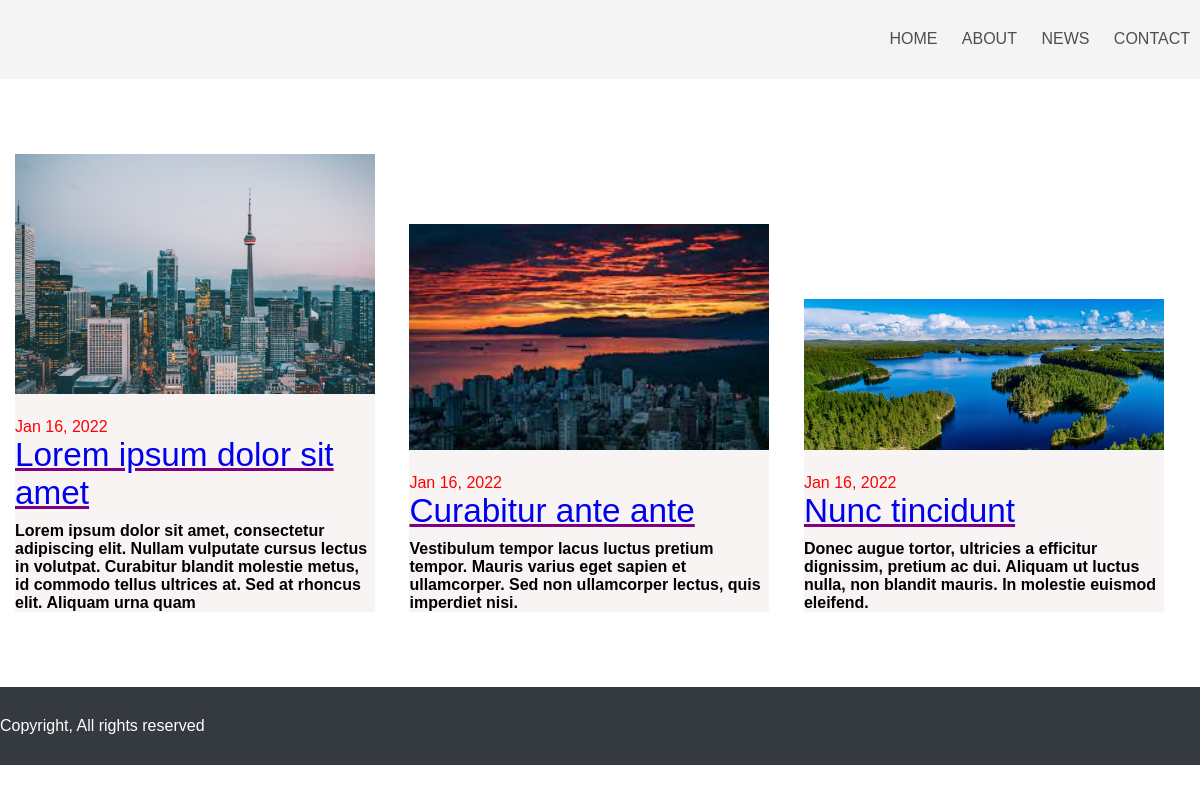
Page /?page=news on the committed database.
### tables this page shows
CREATE TABLE `menu` (
  `id` int(11) NOT NULL,
  `name` varchar(255) NOT NULL,
  `path` varchar(255) NOT NULL,
  `ord` int(11) NOT NULL
);

CREATE TABLE `news` (
  `id` int(11) NOT NULL,
  `title` varchar(255) NOT NULL,
  `short_text` text NOT NULL,
  `text` text NOT NULL,
  `image` varchar(255) NOT NULL,
  `publish_date` date NOT NULL DEFAULT current_timestamp()
);

### config/Controller.php (called while the page is built, shortened)
<?php
abstract class Controller{
    public function renderView(){
        $this->index();
        include "views/layout.php";
    }
}

### config/Page.php (called while the page is built, shortened)
<?php
class Page{
    public $pageName;
    public function __construct($request){
        $this->pageName = isset($request['page']) && !empty($request['page'])? $request['page']: "home";
    }
    public function getController(){
        $controller = new $controllerName($this->pageName);
        $controller->renderView();
    }
}

### index.php (called while the page is built, shortened)
<?php
require_once "config/Page.php";
require_once "config/Database.php";
require_once "config/Model.php";
require_once "config/Controller.php";
$page = new Page($_GET);
$page->getModel();
$page->getController();

### config/Database.php (called while the page is built, shortened)
<?php
class Database{
    protected $host = DB_HOST;
    protected $username = DB_USER;
    protected $password = DB_PASS;
    protected $dbName = DB_NAME;
    public $pdo;
    public function connect(){
        try{
            $this->pdo = new PDO("mysql:host=" . $this->host . ";dbname=" . $this->dbName, $this->username, $this->password);
        }catch(Exception $e){
            print_r($e->getMessage());
        }
    }
    public function getData($tableName){
        $data = [];
        $query = "SELECT * FROM " . $tableName;
        $sql = $this->pdo->prepare($query);
        $sql->execute();
        while($row = $sql->fetch()){
            $data[] = $row;
        }
        return $data;
    }
    public function execute($query){
        $data = [];
        $sql = $this->pdo->prepare($query);
        $sql->execute();
        while($row = $sql->fetch()){
            $data[] = $row;
        }
        return $data;
    }
}

### config/Model.php (called while the page is built, shortened)
<?php
class Model extends Database{
    public function getMenu(){
        $query = "SELECT * FROM menu ORDER BY ord asc";
        return $this->execute($query);
    }
}

### controllers/NewsController.php (called while the page is built, shortened)
<?php
class NewsController extends Controller{
    public function index(){
        $news = new News();
        $this->data['menu'] = $news->getMenu();
        $this->data['news'] = $news->getAllNewsItems();
    }
}

### models/News.php (called while the page is built, shortened)
<?php
class News extends Model{
    public function getAllNewsItems(){
        return $this->getData('news');
    }
}

### views/pages/news.php (the view)
<div class="container news">
    <div class="flex">
        <?php foreach($this->data['news'] as $key => $value): ?>
        <div class="item">
            <div class="image">
                <img src="<?= HOST ?>assets/uploads/<?=$value['image'] ?>">
            </div>
            <div class="news-content">
                <?php
                    $time = strtotime($value['publish_date']);
                    $date = date("M d, Y", $time)
                ?>
                <p class="publish-date"><?= $date ?></p>
                <a class="title" href="#"><?= $value['title'] ?></a>
                <h4 class="short-text"><?= $value['short_text'] ?></h4>
            </div>
        </div>
            <?php endforeach; ?>
    </div>
</div>

### views/common/header.php
<header>
	<div class="container">
		<nav>
			<ul>
				<li>
					<?php foreach($this->data['menu'] as $key => $value): ?>
						<a href="<?= $value['path'] ?>"><?= $value['name'] ?></a>
					<?php endforeach; ?>
				</li>
			</ul>
		</nav>
	</div>
</header>

### assets/css/style.css (style rules this page uses)
* { padding: 0; margin: 0; font-family: sans-serif; }
.container { max-width: 1200px; margin: 0 auto; }
header { text-align: right; padding: 20px 0; position: fixed; width: 100%; z-index: 100; background: rgb(243 243 243 / 88%); }
.inner-page header { position: relative; }
nav { display: inline-block; }
nav ul { list-style-type: none; }
nav ul li a { padding: 10px; display: inline-block; color: #4e4e4e; text-decoration: none; font-size: 16px; text-transform: uppercase; border-bottom: 1px solid transparent; transition: 0.3s ease; }
.news { margin-top: 60px; margin-bottom: 60px; }
.item { display: inline-block; background-color: rgb(248, 244, 244); width: 30%; margin: 15px; }
.item .image img { width: 100%; }
.news-content { margin-top: 20px; }
.news-content .publish-date { color: red; }
.news-content .title { text-decoration-color: purple; font-size: 25pt; }
.news-content .short-text { margin-top: 10px; }

### rows in the picture
menu: name "HOME"
menu: name "ABOUT"
menu: name "NEWS"
menu: name "CONTACT"
news: image (picture), publish_date "Jan 16, 2022", title "Lorem ipsum dolor sit amet", short_text "Lorem ipsum dolor sit amet, consectetur adipiscing elit. Nullam vulputate cursus lectus in volutpat. Curabitur blandit molestie metus, id commodo tellus ultrices at. Sed at rhoncus elit. Aliquam urna quam"
news: image (picture), publish_date "Jan 16, 2022", title "Curabitur ante ante", short_text "Vestibulum tempor lacus luctus pretium tempor. Mauris varius eget sapien et ullamcorper. Sed non ullamcorper lectus, quis imperdiet nisi."
news: image (picture), publish_date "Jan 16, 2022", title "Nunc tincidunt", short_text "Donec augue tortor, ultricies a efficitur dignissim, pretium ac dui. Aliquam ut luctus nulla, non blandit mauris. In molestie euismod eleifend."
